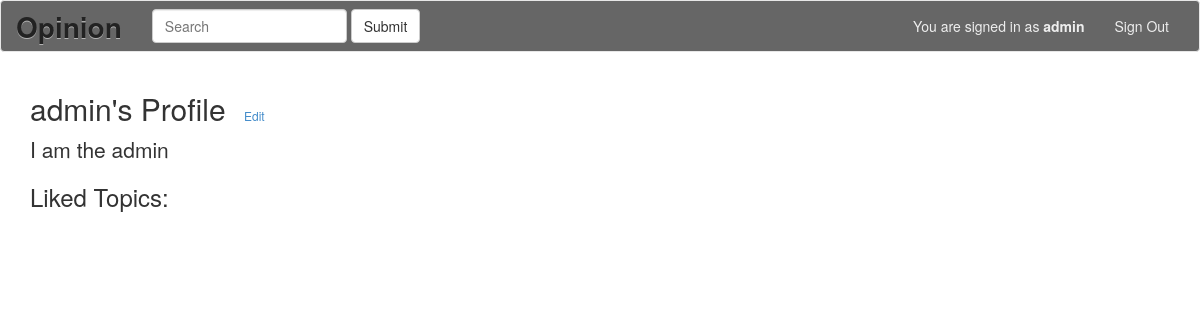
/profile/ (signed in), run on an earlier commit of the app's database.
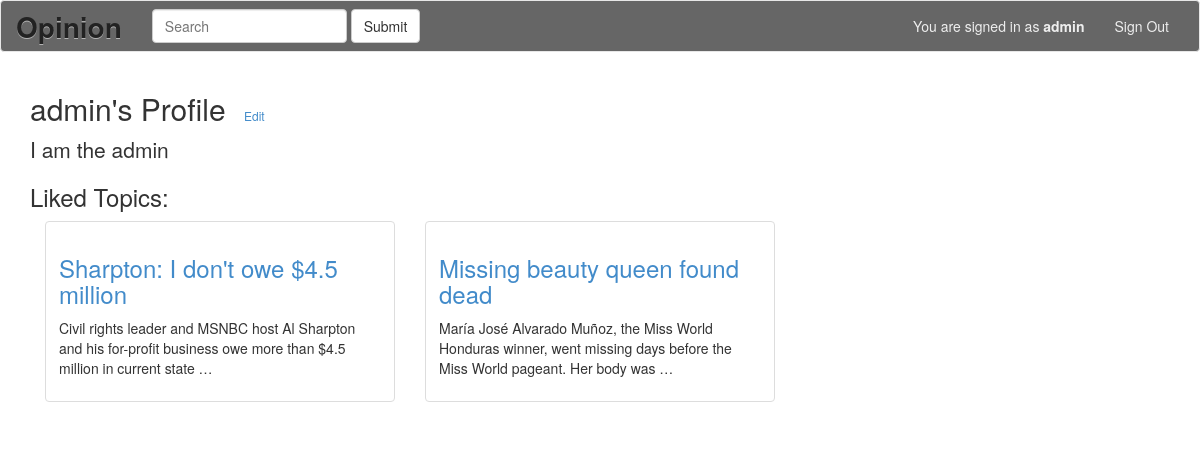
And on a later commit of the database.
### appopinion/models.py (models this page shows)
class Topic(models.Model):
    title = models.CharField(max_length=255)
    date = models.DateTimeField('date published')
    content = models.TextField()
    url = models.CharField(max_length=255)
    source = models.CharField(max_length=255)
    likecount = models.BigIntegerField(default=0)

### appopinion/views.py (the view)
# urls.py: url(r'^profile/$', views.profile, name='profile'),
@login_required(login_url='/signin/')
def profile(request):
    usr = request.user
    profile = Profile.objects.get(user=usr)
    context = {
                'user':usr,
                'profile':profile,
                'liked_topics':profile.likes.all,
              }
    return render(request, 'appopinion/profile.html', context)

### appopinion/template/appopinion/profile.html
{% extends 'appopinion/base.html' %}
{% block content%}
<div class="container">
    <h2 class="form-signin-heading">{{ user.username }}'s Profile <a class='btn-sm' href='edit/'>Edit</a></h2>
    <p class="lead">{{ profile.motto }}</p>
    <h3>Liked Topics:</h3>
   {% for topic in liked_topics %}
  	<div class="col-sm-6 col-md-4">
        <div class="thumbnail">
          <div class="caption">
            <a href="../topic_id={{topic.id }}">
                <h3>{{ topic.title |truncatewords:10}}</h3>
            </a>
            <p> {{ topic.content|truncatewords:20 }}</p>
          </div>
        </div>
  	</div>
    {% endfor %}
</div>
{% endblock %}

What changed in the data, as far as the page shows it:
now on this page (row edited): Topic: title "Sharpton: I don't owe $4.5 million", content "Civil rights leader and MSNBC host Al Sharpton and his for-profit business owe more than $4.5 million in current state …"
now on this page (row edited): Topic: title "Missing beauty queen found dead", content "María José Alvarado Muñoz, the Miss World Honduras winner, went missing days before the Miss World pageant. Her body was …"
